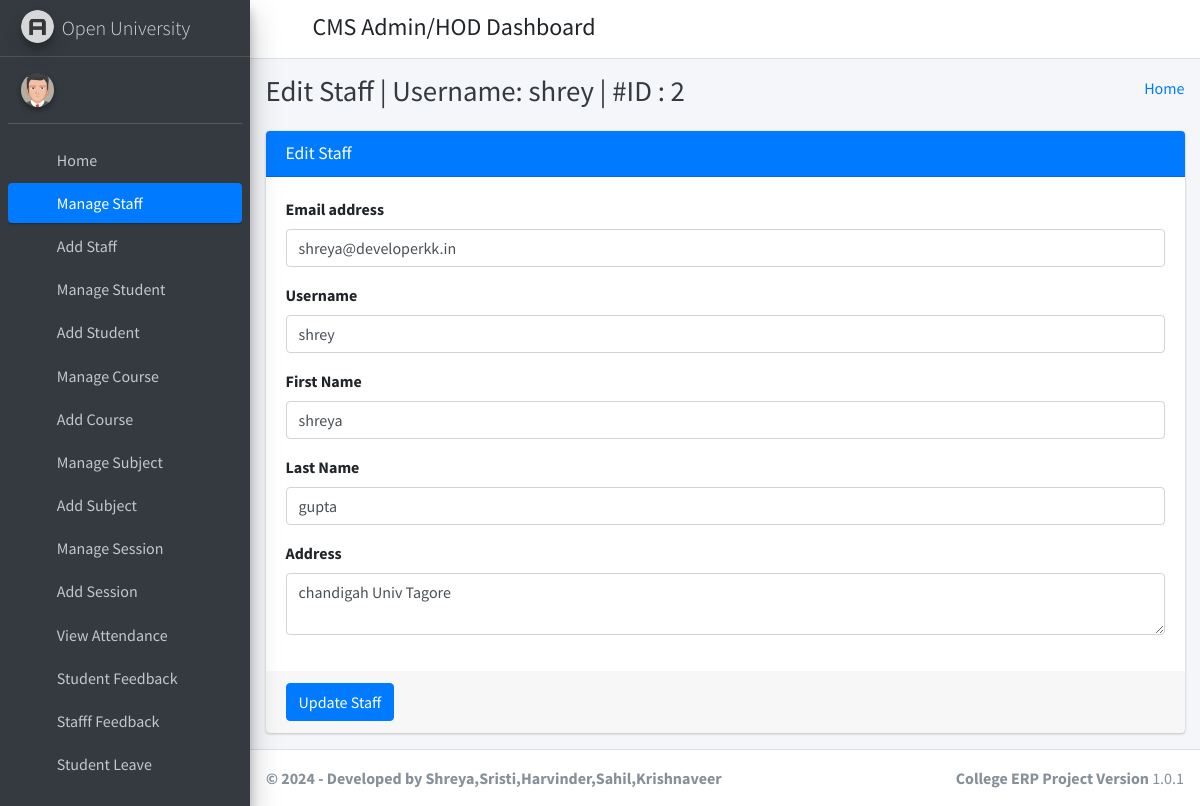
The page /edit_staff/2/ (signed in) on the database its author committed.
### student_management_app/models.py (models this page shows)
class Staffs(models.Model):
    id = models.AutoField(primary_key=True)
    admin = models.OneToOneField(CustomUser, on_delete = models.CASCADE)
    address = models.TextField()
    created_at = models.DateTimeField(auto_now_add=True)
    updated_at = models.DateTimeField(auto_now=True)
    objects = models.Manager()

class CustomUser(AbstractUser):
    user_type_data = ((1, "HOD"), (2, "Staff"), (3, "Student"))
    user_type = models.CharField(default=1, choices=user_type_data, max_length=10)

### student_management_app/HodViews.py (the view)
# urls.py: path('edit_staff/<staff_id>/', HodViews.edit_staff, name="edit_staff"),
def edit_staff(request, staff_id):
    staff = Staffs.objects.get(admin=staff_id)
    context = {
        "staff": staff,
        "id": staff_id
    }
    return render(request, "hod_template/edit_staff_template.html", context)

### student_management_app/LoginCheckMiddleWare.py (called while the page is built, shortened)
    def process_view(self, request, view_func, view_args, view_kwargs):
        modulename = view_func.__module__
        user = request.user
        if user.is_authenticated:
            if user.user_type == "1":
                if modulename == "student_management_app.HodViews":
                    pass
                elif modulename == "student_management_app.views" or modulename == "django.views.static":
                    pass
                else:
                    return redirect("admin_home")
            else:
                return redirect("login")
        else:
            if request.path == reverse("login") or request.path == reverse("doLogin"):
                pass
            else:
                return redirect("login")

### student_management_app/templates/hod_template/edit_staff_template.html (shortened to what this page needs)
{% extends 'hod_template/base_template.html' %}
{% block page_title %}
    Edit Staff | Username: {{ staff.admin.username }} | #ID : {{ staff.admin.id }}
{% endblock page_title %}
{% block main_content %}
{% load static %}
<section class="content">
        <div class="container-fluid">
            <div class="row">
                <div class="col-md-12">
                    <div class="card card-primary">
                    <div class="card-header">
                        <h3 class="card-title">Edit Staff</h3>
                    </div>
                    <form role="form" method="POST" action="{% url 'edit_staff_save' %}">
                        <div class="card-body">
                            <div class="form-group">
                                <label>Email address</label>
                                <input type="email" class="form-control" name="email" value="{{ staff.admin.email }}">
                            </div>
                            <div class="form-group">
                                <label>Username</label>
                                <input type="text" class="form-control" name="username" value="{{ staff.admin.username }}">
                            </div>
                            <div class="form-group">
                                <label>First Name</label>
                                <input type="text" class="form-control" name="first_name" value="{{ staff.admin.first_name }}">
                            </div>
                            <div class="form-group">
                                <label>Last Name</label>
                                <input type="text" class="form-control" name="last_name" value="{{ staff.admin.last_name }}">
                            </div>
                            <div class="form-group">
                                <label>Address</label>
                                <textarea class="form-control" name="address">{{ staff.address }}</textarea>
                            </div>
                        </div>
                        <div class="card-footer">
                        <button type="submit" class="btn btn-primary">Update Staff</button>
                        </div>
                    </form>
                    </div>
                </div>
            </div>
        </div>
      </section>
  {% endblock main_content %}

### rows shown on the page
Staffs: admin.username "shrey", admin.id "2", email "shreya@developerkk.in", username "shrey", first_name "shreya", last_name "gupta", address "chandigah Univ Tagore"
